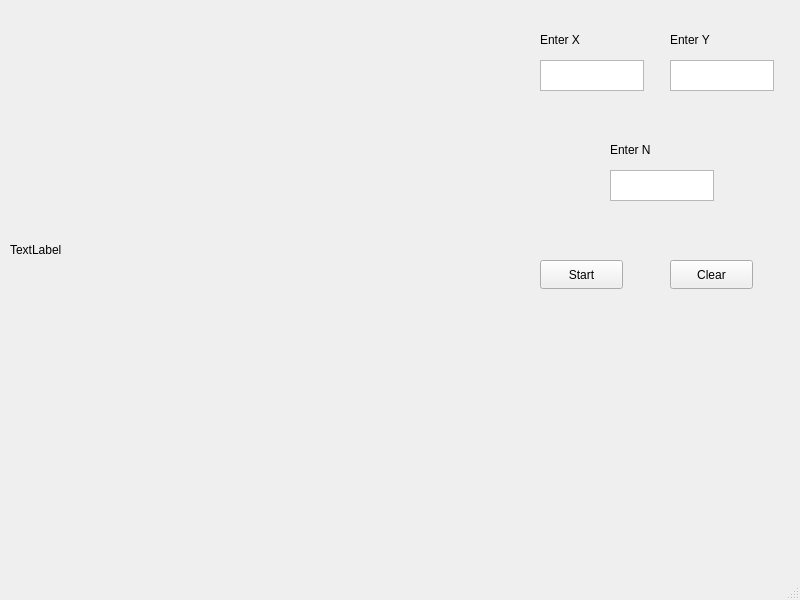
<?xml version="1.0" encoding="UTF-8"?>
<ui version="4.0">
 <class>MainWindow</class>
 <widget class="QMainWindow" name="MainWindow">
  <property name="geometry">
   <rect>
    <x>0</x>
    <y>0</y>
    <width>800</width>
    <height>600</height>
   </rect>
  </property>
  <property name="windowTitle">
   <string>MainWindow</string>
  </property>
  <widget class="QWidget" name="centralwidget">
   <widget class="QPushButton" name="pushButton">
    <property name="geometry">
     <rect>
      <x>540</x>
      <y>260</y>
      <width>83</width>
      <height>29</height>
     </rect>
    </property>
    <property name="text">
     <string>Start</string>
    </property>
   </widget>
   <widget class="QLabel" name="label">
    <property name="geometry">
     <rect>
      <x>10</x>
      <y>0</y>
      <width>500</width>
      <height>500</height>
     </rect>
    </property>
    <property name="text">
     <string>TextLabel</string>
    </property>
   </widget>
   <widget class="QTextEdit" name="textEdit">
    <property name="geometry">
     <rect>
      <x>540</x>
      <y>60</y>
      <width>104</width>
      <height>31</height>
     </rect>
    </property>
   </widget>
   <widget class="QTextEdit" name="textEdit_2">
    <property name="geometry">
     <rect>
      <x>670</x>
      <y>60</y>
      <width>104</width>
      <height>31</height>
     </rect>
    </property>
   </widget>
   <widget class="QLabel" name="label_2">
    <property name="geometry">
     <rect>
      <x>540</x>
      <y>30</y>
      <width>63</width>
      <height>20</height>
     </rect>
    </property>
    <property name="text">
     <string>Enter X</string>
    </property>
   </widget>
   <widget class="QLabel" name="label_3">
    <property name="geometry">
     <rect>
      <x>670</x>
      <y>30</y>
      <width>63</width>
      <height>20</height>
     </rect>
    </property>
    <property name="text">
     <string>Enter Y</string>
    </property>
   </widget>
   <widget class="QTextEdit" name="textEdit_8">
    <property name="geometry">
     <rect>
      <x>610</x>
      <y>170</y>
      <width>104</width>
      <height>31</height>
     </rect>
    </property>
   </widget>
   <widget class="QLabel" name="label_9">
    <property name="geometry">
     <rect>
      <x>610</x>
      <y>140</y>
      <width>63</width>
      <height>20</height>
     </rect>
    </property>
    <property name="text">
     <string>Enter N</string>
    </property>
   </widget>
   <widget class="QPushButton" name="pushButton_2">
    <property name="geometry">
     <rect>
      <x>670</x>
      <y>260</y>
      <width>83</width>
      <height>29</height>
     </rect>
    </property>
    <property name="text">
     <string>Clear</string>
    </property>
   </widget>
  </widget>
  <widget class="QMenuBar" name="menubar">
   <property name="geometry">
    <rect>
     <x>0</x>
     <y>0</y>
     <width>800</width>
     <height>26</height>
    </rect>
   </property>
  </widget>
  <widget class="QStatusBar" name="statusbar"/>
 </widget>
 <resources/>
 <connections/>
</ui>
